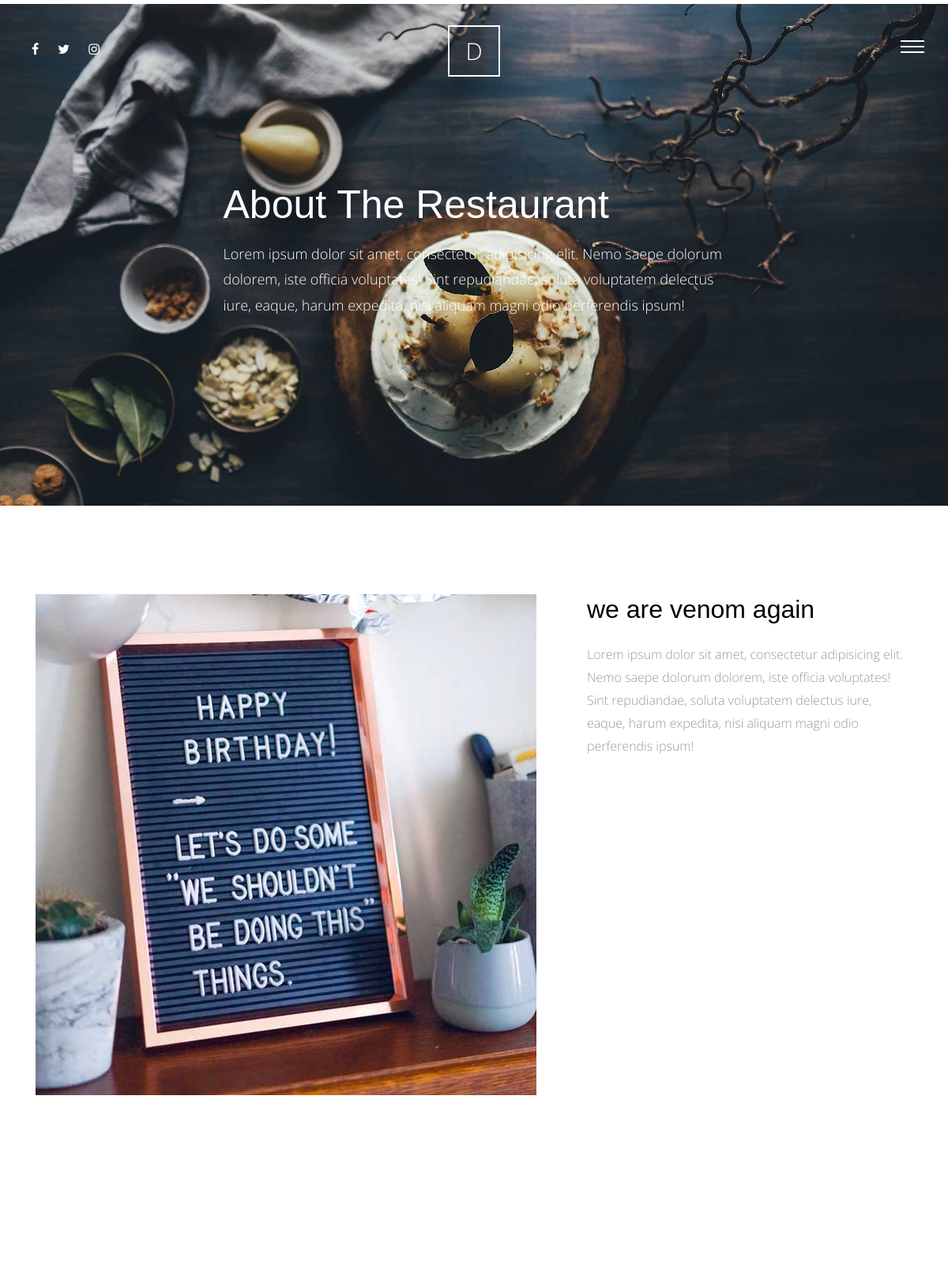
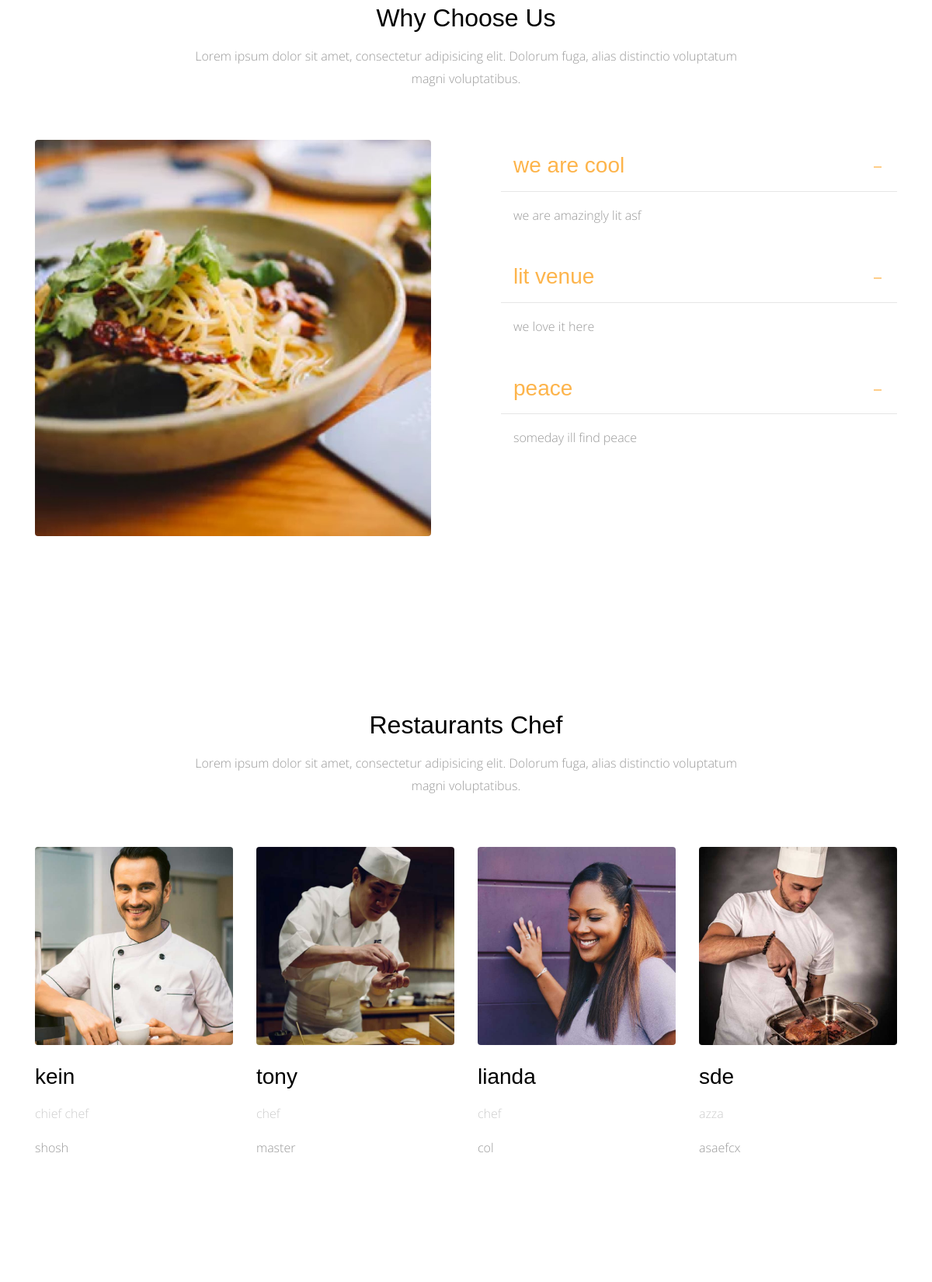
Screenshot of /aboutus/ (upper part) with the database file from the repository (2 pictures, top to bottom).
### aboutus/models.py (models this page shows, shortened)
class Aboutus(models.Model):
    title = models.CharField(max_length= 50)
    content = models.TextField()
    image = models.ImageField(upload_to='about_us/')
    class Meta:
        verbose_name = 'About us'
        verbose_name_plural = 'About us'

class Why_Choose_us(models.Model):
    title = models.CharField(max_length= 50)
    content = models.TextField()
    class Meta:
        verbose_name = 'Why choose us'
        verbose_name_plural = 'Why choose us'

class Chef(models.Model):
    name = models.CharField(max_length= 50)
    title = models.CharField(max_length= 50)
    bio = models.TextField()
    image = models.ImageField(upload_to='chef/')
    class Meta:
        verbose_name = 'Chef'
        verbose_name_plural = 'Chefs'

### aboutus/views.py (the view)
# urls.py: path('', views.aboutus_list, name='aboutus_list')
def aboutus_list(request):
    about = Aboutus.objects.last()
    why_choose_us = Why_Choose_us.objects.all()
    chef = Chef.objects.all()
    context = {
        'about': about,
        'why_choose_us':why_choose_us,
        'chef':chef,
    }
    return render (request, 'aboutus/about.html', context)

### aboutus/templates/aboutus/about.html (shortened to what this page needs)
{% extends 'base.html' %}
      {% block body %}
      {% load static %}
      <div class="main-wrap">
        <div class="cover_1 cover_sm">
          <div class="img_bg" style="background-image: url({% static 'site_static/img/slider-1.jpg' %});" data-stellar-background-ratio="0.5">
            <div class="container">
              <div class="row align-items-center justify-content-center">
                <div class="col-md-7" data-aos="fade-up">
                  <h2 class="heading">About The Restaurant</h2>
                  <p class="lead">Lorem ipsum dolor sit amet, consectetur adipisicing elit. Nemo saepe dolorum dolorem, iste officia voluptates! Sint repudiandae, soluta voluptatem delectus iure, eaque, harum expedita, nisi aliquam magni odio perferendis ipsum!</p>
                </div>
              </div>
            </div>
          </div>
        </div>
        <div class="section">
          <div class="container">
            <div class="row">
              <div class="col-md-7" data-aos="fade-up">
                <img src="{{ about.image.url }}" alt="Image placeholder" class="img-fluid">
              </div>
              <div class="col-md-5 pl-md-5" data-aos="fade-up" data-aos-delay="200">
                <h2 class="mb-4">{{ about.title}}</h2>
                <p>{{ about.content }}</p>
              </div>
            </div>
          </div>
        </div>
        <div class="section">
          <div class="container">
            <div class="row justify-content-center mb-5" data-aos="fade-up">
              <div class="col-md-8  text-center">
                <h2 class="mb-3">Why Choose Us</h2>
                <p class="lead">Lorem ipsum dolor sit amet, consectetur adipisicing elit. Dolorum fuga, alias distinctio voluptatum magni voluptatibus.</p>
              </div>
            </div>
            <div class="row large-gutters">
              <div class="col-md-6"  data-aos="fade-up" data-aos-delay="200">
                <img src="{% static 'site_static/img/img_2.jpg' %}" alt="Image placeholder" class="img-fluid rounded">
              </div>
              <div class="col-md-6" data-aos="fade-up" data-aos-delay="300">
                <div class="accordion" id="accordion">
                  {% for obj in why_choose_us %}
                  <div class="accordion-item">
                    <h3 class="mb-0">
                      <a class="btn-block p-3" data-toggle="collapse" href="#collapse{{ obj.id }}" role="button" aria-expanded="true" aria-controls="collapseOne">{{ obj.title }}</a>
                    </h3>
                    <div id="collapse{{ obj.id }}" class="collapse show" aria-labelledby="headingOne" data-parent="#accordion">
                      <div class="p-3">
                        <p>{{ obj.content }}</p>
                      </div>
                    </div>
                  </div>
                  {% endfor %}
                </div>
              </div>
            </div>
          </div>
        </div>
        <div class="section">
          <div class="container">
            <div class="row justify-content-center mb-5" data-aos="fade-up">
              <div class="col-md-8  text-center">
                <h2 class="mb-3">Restaurants Chef</h2>
                <p class="lead">Lorem ipsum dolor sit amet, consectetur adipisicing elit. Dolorum fuga, alias distinctio voluptatum magni voluptatibus.</p>
              </div>
            </div>
            <div class="row">
              {% for drac in chef %}
              <div class="col-md-3" data-aos="fade-up" data-aos-delay="100">
                <img src="{{ drac.image.url }}" alt="Image placeholder" class="img-fluid mb-4 rounded">
                <h3 class="mb-3">{{drac.name}}</h3>
                <p class="post-meta text-muted">{{ drac.title }}</p>
                <p class="mb-5">{{ drac.bio }}</p>
              </div>
              {% endfor %}
            </div>
          </div>
        </div>
      </div>
{% endblock body %}

### static/site_static/css/style.css (style rules this page uses)
html { overflow-x: hidden; }
body { background: #fff; font-family: "Open Sans", cursive; font-size: 16px; line-height: 1.8; font-weight: 300; color: #999999; }
a { -webkit-transition: .3s all ease; -o-transition: .3s all ease; transition: .3s all ease; text-decoration: none; }
h1, h2, h3, h4, h5 { color: #000; font-family: "Playfair Display", Arial, sans-serif; }
h1 a, h2 a, h3 a, h4 a, h5 a { color: #000; }
.lead { font-size: 16px; }
.section { padding: 7em 0; }
.text-muted { color: #cccccc !important; }
.cover_1 { position: relative; }
.cover_1 .lead { color: #fff; font-size: 18px; }
.cover_1 .img_bg { background-repeat: no-repeat; background-size: cover !important; background-position: center center; }
.cover_1 .img_bg, .cover_1 .img_bg > .container > .row { min-height: 700px; height: 100vh; }
.cover_1.cover_sm .img_bg, .cover_1.cover_sm .img_bg > .container > .row { min-height: 600px; height: 80vh; }
.cover_1 .heading { color: white; font-weight: 300; font-size: 30px; line-height: 1.5; }
@media (min-width: 768px) { .cover_1 .heading { font-size: 50px; line-height: 1.5; } }
.large-gutters { margin-right: -45px; margin-left: -45px; }
.large-gutters > [class*="col-"] { padding-right: 45px; padding-left: 45px; }
.accordion .btn-block { position: relative; border-bottom: 1px solid #e6e6e6; }
.accordion .btn-block[aria-expanded="true"] { color: #fdb44b; }

### rows the page displays
Aboutus: image (picture), title "we are venom again", content "Lorem ipsum dolor sit amet, consectetur adipisicing elit. Nemo saepe dolorum dolorem, iste officia voluptates! Sint repudiandae, soluta voluptatem delectus iure, eaque, harum expedita, nisi aliquam magni odio perferendis ipsum!"
Why_Choose_us: title "we are cool", content "we are amazingly lit asf"
Why_Choose_us: title "lit venue", content "we love it here"
Why_Choose_us: title "peace", content "someday ill find peace"
Chef: image (picture), name "kein", title "chief chef", bio "shosh"
Chef: image (picture), name "tony", title "chef", bio "master"
Chef: image (picture), name "lianda", title "chef", bio "col"
Chef: image (picture), name "sde", title "azza", bio "asaefcx"
